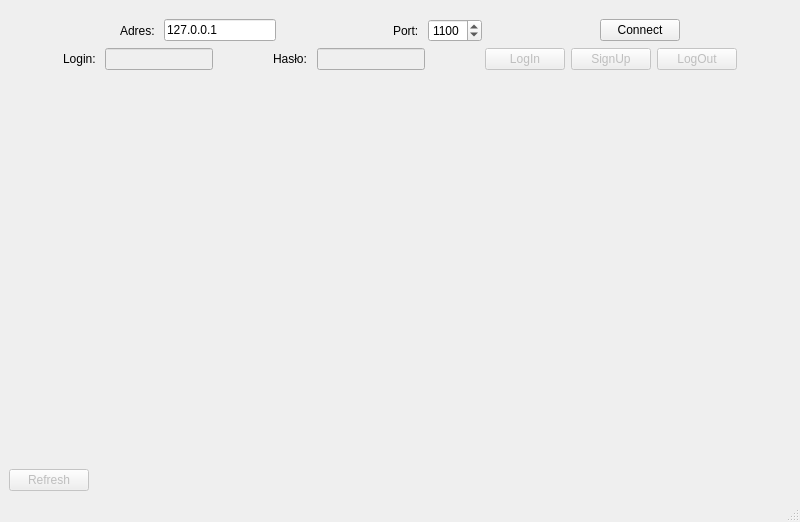
<?xml version="1.0" encoding="UTF-8"?>
<ui version="4.0">
 <class>MainWindow</class>
 <widget class="QMainWindow" name="MainWindow">
  <property name="geometry">
   <rect>
    <x>0</x>
    <y>0</y>
    <width>800</width>
    <height>522</height>
   </rect>
  </property>
  <property name="windowTitle">
   <string>MainWindow</string>
  </property>
  <widget class="QWidget" name="centralwidget">
   <layout class="QVBoxLayout" name="verticalLayout_2" stretch="1,0,7,1">
    <item>
     <layout class="QVBoxLayout" name="verticalLayout">
      <property name="sizeConstraint">
       <enum>QLayout::SetMaximumSize</enum>
      </property>
      <item>
       <layout class="QHBoxLayout" name="horizontalLayout">
        <property name="topMargin">
         <number>10</number>
        </property>
        <item>
         <spacer name="horizontalSpacer_3">
          <property name="orientation">
           <enum>Qt::Horizontal</enum>
          </property>
          <property name="sizeHint" stdset="0">
           <size>
            <width>40</width>
            <height>20</height>
           </size>
          </property>
         </spacer>
        </item>
        <item>
         <widget class="QLabel" name="adresLabel">
          <property name="text">
           <string>Adres: </string>
          </property>
         </widget>
        </item>
        <item>
         <widget class="QLineEdit" name="adresLineEdit">
          <property name="text">
           <string>127.0.0.1</string>
          </property>
         </widget>
        </item>
        <item>
         <spacer name="horizontalSpacer_2">
          <property name="orientation">
           <enum>Qt::Horizontal</enum>
          </property>
          <property name="sizeHint" stdset="0">
           <size>
            <width>40</width>
            <height>20</height>
           </size>
          </property>
         </spacer>
        </item>
        <item>
         <widget class="QLabel" name="label">
          <property name="text">
           <string>Port: </string>
          </property>
         </widget>
        </item>
        <item>
         <widget class="QSpinBox" name="portLineEdit">
          <property name="maximum">
           <number>9999</number>
          </property>
          <property name="value">
           <number>1100</number>
          </property>
         </widget>
        </item>
        <item>
         <spacer name="horizontalSpacer_5">
          <property name="orientation">
           <enum>Qt::Horizontal</enum>
          </property>
          <property name="sizeHint" stdset="0">
           <size>
            <width>40</width>
            <height>20</height>
           </size>
          </property>
         </spacer>
        </item>
        <item>
         <widget class="QPushButton" name="connectButton">
          <property name="text">
           <string>Connect</string>
          </property>
         </widget>
        </item>
        <item>
         <spacer name="horizontalSpacer">
          <property name="orientation">
           <enum>Qt::Horizontal</enum>
          </property>
          <property name="sizeHint" stdset="0">
           <size>
            <width>40</width>
            <height>20</height>
           </size>
          </property>
         </spacer>
        </item>
       </layout>
      </item>
      <item>
       <layout class="QHBoxLayout" name="horizontalLayout_3">
        <item>
         <spacer name="horizontalSpacer_4">
          <property name="orientation">
           <enum>Qt::Horizontal</enum>
          </property>
          <property name="sizeHint" stdset="0">
           <size>
            <width>40</width>
            <height>20</height>
           </size>
          </property>
         </spacer>
        </item>
        <item>
         <widget class="QLabel" name="label_3">
          <property name="text">
           <string>Login: </string>
          </property>
         </widget>
        </item>
        <item>
         <widget class="QLineEdit" name="loginLineEdit">
          <property name="enabled">
           <bool>false</bool>
          </property>
         </widget>
        </item>
        <item>
         <spacer name="horizontalSpacer_7">
          <property name="orientation">
           <enum>Qt::Horizontal</enum>
          </property>
          <property name="sizeHint" stdset="0">
           <size>
            <width>40</width>
            <height>20</height>
           </size>
          </property>
         </spacer>
        </item>
        <item>
         <widget class="QLabel" name="label_2">
          <property name="enabled">
           <bool>true</bool>
          </property>
          <property name="text">
           <string>Hasło: </string>
          </property>
         </widget>
        </item>
        <item>
         <widget class="QLineEdit" name="passwordLineEdit">
          <property name="enabled">
           <bool>false</bool>
          </property>
         </widget>
        </item>
        <item>
         <spacer name="horizontalSpacer_6">
          <property name="orientation">
           <enum>Qt::Horizontal</enum>
          </property>
          <property name="sizeHint" stdset="0">
           <size>
            <width>40</width>
            <height>20</height>
           </size>
          </property>
         </spacer>
        </item>
        <item>
         <widget class="QPushButton" name="logInButton">
          <property name="enabled">
           <bool>false</bool>
          </property>
          <property name="text">
           <string>LogIn</string>
          </property>
         </widget>
        </item>
        <item>
         <widget class="QPushButton" name="signUpButton">
          <property name="enabled">
           <bool>false</bool>
          </property>
          <property name="text">
           <string>SignUp</string>
          </property>
         </widget>
        </item>
        <item>
         <widget class="QPushButton" name="logoutButton">
          <property name="enabled">
           <bool>false</bool>
          </property>
          <property name="text">
           <string>LogOut</string>
          </property>
         </widget>
        </item>
        <item>
         <spacer name="horizontalSpacer_8">
          <property name="orientation">
           <enum>Qt::Horizontal</enum>
          </property>
          <property name="sizeHint" stdset="0">
           <size>
            <width>40</width>
            <height>20</height>
           </size>
          </property>
         </spacer>
        </item>
       </layout>
      </item>
      <item>
       <layout class="QHBoxLayout" name="horizontalLayout_4">
        <item>
         <spacer name="horizontalSpacer_10">
          <property name="orientation">
           <enum>Qt::Horizontal</enum>
          </property>
          <property name="sizeHint" stdset="0">
           <size>
            <width>40</width>
            <height>20</height>
           </size>
          </property>
         </spacer>
        </item>
        <item>
         <widget class="QLabel" name="infoBox">
          <property name="text">
           <string/>
          </property>
         </widget>
        </item>
        <item>
         <spacer name="horizontalSpacer_9">
          <property name="orientation">
           <enum>Qt::Horizontal</enum>
          </property>
          <property name="sizeHint" stdset="0">
           <size>
            <width>40</width>
            <height>20</height>
           </size>
          </property>
         </spacer>
        </item>
       </layout>
      </item>
     </layout>
    </item>
    <item>
     <spacer name="verticalSpacer">
      <property name="orientation">
       <enum>Qt::Vertical</enum>
      </property>
      <property name="sizeType">
       <enum>QSizePolicy::Fixed</enum>
      </property>
      <property name="sizeHint" stdset="0">
       <size>
        <width>20</width>
        <height>40</height>
       </size>
      </property>
     </spacer>
    </item>
    <item>
     <layout class="QHBoxLayout" name="horizontalLayout_2" stretch="1,0,4,0,1">
      <item>
       <layout class="QHBoxLayout" name="usersList"/>
      </item>
      <item>
       <spacer name="horizontalSpacer_11">
        <property name="orientation">
         <enum>Qt::Horizontal</enum>
        </property>
        <property name="sizeType">
         <enum>QSizePolicy::Fixed</enum>
        </property>
        <property name="sizeHint" stdset="0">
         <size>
          <width>40</width>
          <height>20</height>
         </size>
        </property>
       </spacer>
      </item>
      <item>
       <layout class="QVBoxLayout" name="chatBox"/>
      </item>
      <item>
       <spacer name="horizontalSpacer_12">
        <property name="orientation">
         <enum>Qt::Horizontal</enum>
        </property>
        <property name="sizeHint" stdset="0">
         <size>
          <width>40</width>
          <height>20</height>
         </size>
        </property>
       </spacer>
      </item>
      <item>
       <layout class="QHBoxLayout" name="activeChats"/>
      </item>
     </layout>
    </item>
    <item>
     <layout class="QHBoxLayout" name="horizontalLayout_5">
      <item>
       <widget class="QPushButton" name="refreshButton">
        <property name="enabled">
         <bool>false</bool>
        </property>
        <property name="text">
         <string>Refresh</string>
        </property>
       </widget>
      </item>
      <item>
       <spacer name="horizontalSpacer_13">
        <property name="orientation">
         <enum>Qt::Horizontal</enum>
        </property>
        <property name="sizeHint" stdset="0">
         <size>
          <width>40</width>
          <height>20</height>
         </size>
        </property>
       </spacer>
      </item>
     </layout>
    </item>
   </layout>
  </widget>
  <widget class="QMenuBar" name="menubar">
   <property name="geometry">
    <rect>
     <x>0</x>
     <y>0</y>
     <width>800</width>
     <height>22</height>
    </rect>
   </property>
  </widget>
  <widget class="QStatusBar" name="statusbar"/>
 </widget>
 <resources/>
 <connections/>
</ui>
